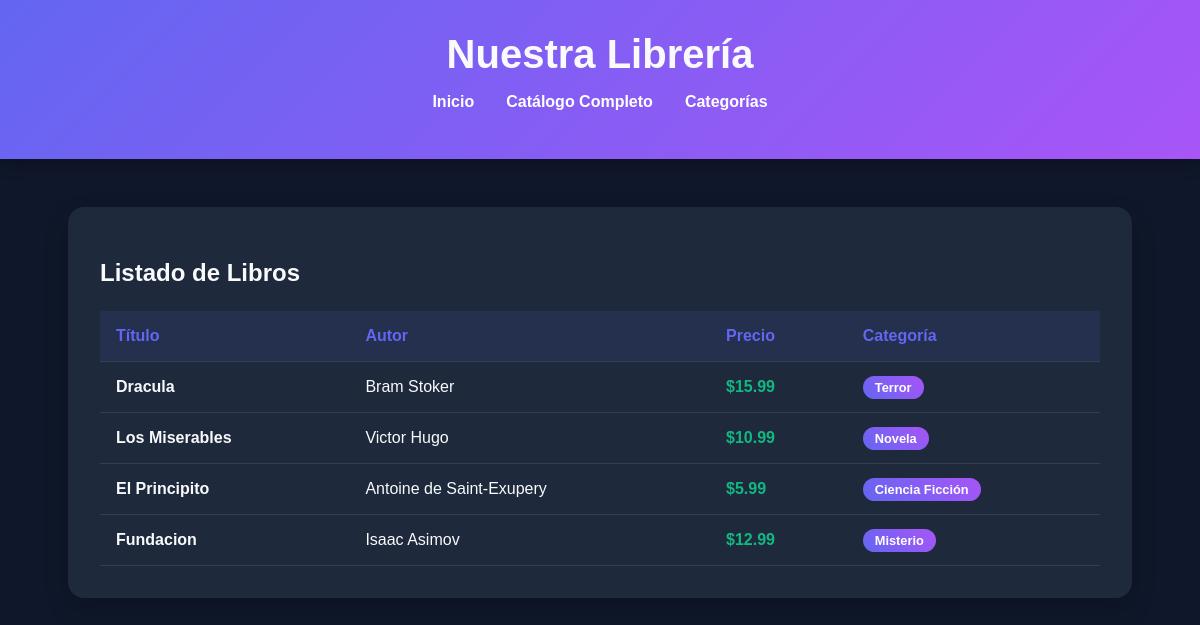
Page /libros on the committed database.
### tables this page shows
CREATE TABLE libros (
            id INTEGER PRIMARY KEY AUTOINCREMENT,
            titulo TEXT NOT NULL,
            autor TEXT NOT NULL,
            precio REAL NOT NULL,
            categoria_id INTEGER,
            FOREIGN KEY (categoria_id) REFERENCES categorias(id)       
         );

CREATE TABLE categorias (
                   id INTEGER PRIMARY KEY AUTOINCREMENT,
                   categoria TEXT NOT NULL
                   );

### app.py (the view)
@app.route('/libros')
def index():
    libros = consultar_libros()
    return render_template('index.html', libros=libros)

### db.py (called while the page is built)
def obtener_conexion():
    conexion = sqlite3.connect('libreria.db')
    conexion.row_factory = sqlite3.Row
    return conexion

def consultar_libros():
    conexion = obtener_conexion()
    cursor = conexion.cursor()
    cursor.execute('''
        SELECT libros.id,
               libros.titulo,
               libros.autor,
               libros.precio,
               categorias.categoria
        FROM libros
        JOIN categorias ON libros.categoria_id = categorias.id
    ''')
    libros = cursor.fetchall()
    conexion.close()
    return libros

### templates/index.html (shortened to what this page needs)
<!DOCTYPE html>
<html lang="es">
<head>
</head>
<body>
    <header class="header">
        <h1>Nuestra Librería</h1>
        <nav class="nav">
            <ul>
                <li><a href="{{ url_for('home') }}">Inicio</a></li>
                <li><a href="{{ url_for('index') }}">Catálogo Completo</a></li>
                <li><a href="{{ url_for('categorias_lista') }}">Categorías</a></li>
            </ul>
        </nav>
    </header>
    <div class="container">
        <h2>Listado de Libros</h2>
        <table>
            <thead>
                <tr>
                    <th>Título</th>
                    <th>Autor</th>
                    <th>Precio</th>
                    <th>Categoría</th>
                </tr>
            </thead>
            <tbody>
                {% for libro in libros %}
                <tr>
                    <td><strong>{{ libro['titulo'] }}</strong></td>
                    <td>{{ libro['autor'] }}</td>
                    <td class="price">${{ libro['precio'] }}</td>
                    <td><span class="badge">{{ libro['categoria'] }}</span></td>
                </tr>
                {% endfor %}
            </tbody>
        </table>
    </div>
</body>
</html>

### templates/index.html (style rules this page uses)
:root { --primary: #6366f1; --secondary: #a855f7; --bg: #0f172a; --text: #f8fafc; --card-bg: #1e293b; }
body { font-family: 'Outfit', sans-serif; background-color: var(--bg); color: var(--text); margin: 0; padding: 0; min-height: 100vh; }
.header { padding: 2rem; text-align: center; background: linear-gradient(135deg, var(--primary), var(--secondary)); box-shadow: 0 4px 15px rgba(0, 0, 0, 0.3); }
h1 { margin: 0; font-size: 2.5rem; }
.nav { margin-top: 1rem; }
.nav ul { list-style: none; padding: 0; display: flex; justify-content: center; gap: 2rem; }
.nav a { color: white; text-decoration: none; font-weight: 600; }
.container { max-width: 1000px; margin: 3rem auto; background: var(--card-bg); padding: 2rem; border-radius: 1rem; box-shadow: 0 10px 25px rgba(0,0,0,0.2); }
table { width: 100%; border-collapse: collapse; margin-top: 1.5rem; }
th, td { padding: 1rem; text-align: left; border-bottom: 1px solid rgba(255,255,255,0.1); }
th { background-color: rgba(99, 102, 241, 0.1); color: var(--primary); font-weight: 600; }
.badge { background: linear-gradient(45deg, var(--primary), var(--secondary)); color: white; padding: 0.25rem 0.75rem; border-radius: 9999px; font-size: 0.8rem; font-weight: 600; }
.price { font-weight: 700; color: #10b981; }

### rows in the picture
libros: titulo "Dracula", autor "Bram Stoker", precio "15.99", categoria "Terror"
libros: titulo "Los Miserables", autor "Victor Hugo", precio "10.99", categoria "Novela"
libros: titulo "El Principito", autor "Antoine de Saint-Exupery", precio "5.99", categoria "Ciencia Ficción"
libros: titulo "Fundacion", autor "Isaac Asimov", precio "12.99", categoria "Misterio"
